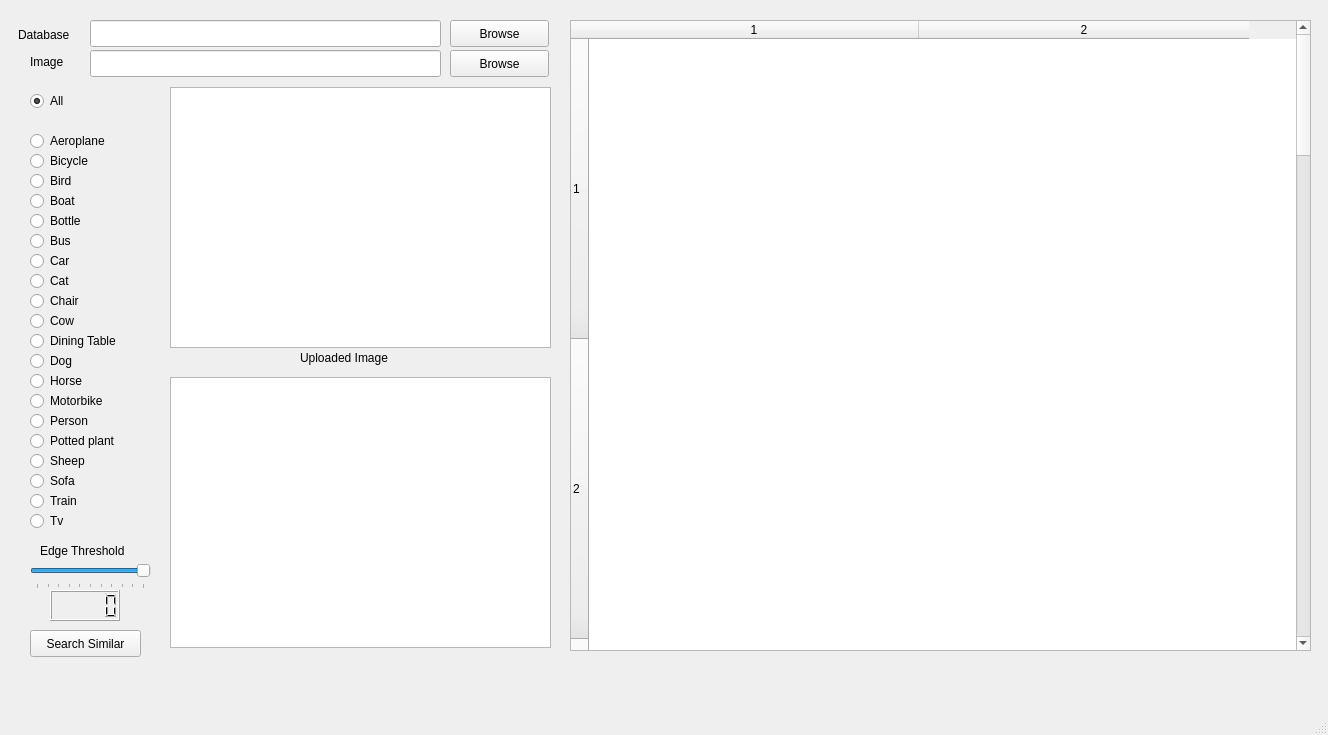
<?xml version="1.0" encoding="UTF-8"?>
<ui version="4.0">
 <class>MainWindow</class>
 <widget class="QMainWindow" name="MainWindow">
  <property name="geometry">
   <rect>
    <x>0</x>
    <y>0</y>
    <width>1328</width>
    <height>735</height>
   </rect>
  </property>
  <property name="windowTitle">
   <string>MainWindow</string>
  </property>
  <widget class="QWidget" name="centralwidget">
   <widget class="QLabel" name="label">
    <property name="geometry">
     <rect>
      <x>300</x>
      <y>350</y>
      <width>121</width>
      <height>16</height>
     </rect>
    </property>
    <property name="text">
     <string>Uploaded Image</string>
    </property>
   </widget>
   <widget class="QRadioButton" name="radioButton_4">
    <property name="geometry">
     <rect>
      <x>30</x>
      <y>330</y>
      <width>117</width>
      <height>22</height>
     </rect>
    </property>
    <property name="text">
     <string>Dining Table</string>
    </property>
    <property name="autoExclusive">
     <bool>false</bool>
    </property>
   </widget>
   <widget class="QRadioButton" name="radioButton_9">
    <property name="geometry">
     <rect>
      <x>30</x>
      <y>430</y>
      <width>117</width>
      <height>22</height>
     </rect>
    </property>
    <property name="text">
     <string>Potted plant</string>
    </property>
    <property name="autoExclusive">
     <bool>false</bool>
    </property>
   </widget>
   <widget class="QRadioButton" name="radioButton_13">
    <property name="geometry">
     <rect>
      <x>30</x>
      <y>150</y>
      <width>117</width>
      <height>22</height>
     </rect>
    </property>
    <property name="text">
     <string>Bicycle</string>
    </property>
    <property name="autoExclusive">
     <bool>false</bool>
    </property>
   </widget>
   <widget class="QRadioButton" name="radioButton_18">
    <property name="geometry">
     <rect>
      <x>30</x>
      <y>250</y>
      <width>117</width>
      <height>22</height>
     </rect>
    </property>
    <property name="text">
     <string>Car</string>
    </property>
    <property name="autoExclusive">
     <bool>false</bool>
    </property>
   </widget>
   <widget class="QRadioButton" name="radioButton_12">
    <property name="geometry">
     <rect>
      <x>30</x>
      <y>490</y>
      <width>117</width>
      <height>22</height>
     </rect>
    </property>
    <property name="text">
     <string>Train</string>
    </property>
    <property name="autoExclusive">
     <bool>false</bool>
    </property>
   </widget>
   <widget class="QRadioButton" name="radioButton_15">
    <property name="geometry">
     <rect>
      <x>30</x>
      <y>190</y>
      <width>117</width>
      <height>22</height>
     </rect>
    </property>
    <property name="text">
     <string>Boat</string>
    </property>
    <property name="autoExclusive">
     <bool>false</bool>
    </property>
   </widget>
   <widget class="QLineEdit" name="lineEdit">
    <property name="geometry">
     <rect>
      <x>90</x>
      <y>50</y>
      <width>351</width>
      <height>27</height>
     </rect>
    </property>
   </widget>
   <widget class="QRadioButton" name="radioButton_2">
    <property name="geometry">
     <rect>
      <x>30</x>
      <y>130</y>
      <width>117</width>
      <height>22</height>
     </rect>
    </property>
    <property name="text">
     <string>Aeroplane</string>
    </property>
    <property name="autoExclusive">
     <bool>false</bool>
    </property>
   </widget>
   <widget class="QRadioButton" name="radioButton_21">
    <property name="geometry">
     <rect>
      <x>30</x>
      <y>510</y>
      <width>117</width>
      <height>22</height>
     </rect>
    </property>
    <property name="text">
     <string>Tv</string>
    </property>
    <property name="autoExclusive">
     <bool>false</bool>
    </property>
   </widget>
   <widget class="QGraphicsView" name="graphicsView">
    <property name="geometry">
     <rect>
      <x>170</x>
      <y>87</y>
      <width>381</width>
      <height>261</height>
     </rect>
    </property>
   </widget>
   <widget class="QRadioButton" name="radioButton_11">
    <property name="enabled">
     <bool>true</bool>
    </property>
    <property name="geometry">
     <rect>
      <x>30</x>
      <y>470</y>
      <width>117</width>
      <height>22</height>
     </rect>
    </property>
    <property name="text">
     <string>Sofa</string>
    </property>
    <property name="autoExclusive">
     <bool>false</bool>
    </property>
   </widget>
   <widget class="QRadioButton" name="radioButton_20">
    <property name="geometry">
     <rect>
      <x>30</x>
      <y>270</y>
      <width>117</width>
      <height>22</height>
     </rect>
    </property>
    <property name="text">
     <string>Cat</string>
    </property>
    <property name="autoExclusive">
     <bool>false</bool>
    </property>
   </widget>
   <widget class="QPushButton" name="pushButton_2">
    <property name="geometry">
     <rect>
      <x>30</x>
      <y>630</y>
      <width>111</width>
      <height>27</height>
     </rect>
    </property>
    <property name="text">
     <string>Search Similar</string>
    </property>
   </widget>
   <widget class="QGraphicsView" name="graphicsView_3">
    <property name="geometry">
     <rect>
      <x>170</x>
      <y>377</y>
      <width>381</width>
      <height>271</height>
     </rect>
    </property>
   </widget>
   <widget class="QRadioButton" name="radioButton_19">
    <property name="geometry">
     <rect>
      <x>30</x>
      <y>290</y>
      <width>117</width>
      <height>22</height>
     </rect>
    </property>
    <property name="text">
     <string>Chair</string>
    </property>
    <property name="autoExclusive">
     <bool>false</bool>
    </property>
   </widget>
   <widget class="QPushButton" name="pushButton">
    <property name="geometry">
     <rect>
      <x>450</x>
      <y>50</y>
      <width>99</width>
      <height>27</height>
     </rect>
    </property>
    <property name="text">
     <string>Browse</string>
    </property>
   </widget>
   <widget class="QSlider" name="horizontalSlider">
    <property name="geometry">
     <rect>
      <x>30</x>
      <y>560</y>
      <width>121</width>
      <height>29</height>
     </rect>
    </property>
    <property name="maximum">
     <number>100</number>
    </property>
    <property name="singleStep">
     <number>0</number>
    </property>
    <property name="pageStep">
     <number>10</number>
    </property>
    <property name="value">
     <number>100</number>
    </property>
    <property name="sliderPosition">
     <number>100</number>
    </property>
    <property name="orientation">
     <enum>Qt::Horizontal</enum>
    </property>
    <property name="invertedAppearance">
     <bool>false</bool>
    </property>
    <property name="tickPosition">
     <enum>QSlider::TicksBelow</enum>
    </property>
   </widget>
   <widget class="QRadioButton" name="radioButton_6">
    <property name="geometry">
     <rect>
      <x>30</x>
      <y>370</y>
      <width>117</width>
      <height>22</height>
     </rect>
    </property>
    <property name="text">
     <string>Horse</string>
    </property>
    <property name="autoExclusive">
     <bool>false</bool>
    </property>
   </widget>
   <widget class="QLCDNumber" name="lcdNumber">
    <property name="geometry">
     <rect>
      <x>50</x>
      <y>590</y>
      <width>70</width>
      <height>31</height>
     </rect>
    </property>
   </widget>
   <widget class="QRadioButton" name="radioButton_10">
    <property name="geometry">
     <rect>
      <x>30</x>
      <y>450</y>
      <width>117</width>
      <height>22</height>
     </rect>
    </property>
    <property name="text">
     <string>Sheep</string>
    </property>
    <property name="autoExclusive">
     <bool>false</bool>
    </property>
   </widget>
   <widget class="QLabel" name="label_5">
    <property name="geometry">
     <rect>
      <x>40</x>
      <y>540</y>
      <width>121</width>
      <height>21</height>
     </rect>
    </property>
    <property name="text">
     <string>Edge Threshold</string>
    </property>
   </widget>
   <widget class="QLabel" name="label_4">
    <property name="geometry">
     <rect>
      <x>30</x>
      <y>46</y>
      <width>51</width>
      <height>31</height>
     </rect>
    </property>
    <property name="text">
     <string>Image</string>
    </property>
   </widget>
   <widget class="QRadioButton" name="radioButton_5">
    <property name="geometry">
     <rect>
      <x>30</x>
      <y>350</y>
      <width>117</width>
      <height>22</height>
     </rect>
    </property>
    <property name="text">
     <string>Dog</string>
    </property>
    <property name="autoExclusive">
     <bool>false</bool>
    </property>
   </widget>
   <widget class="QRadioButton" name="radioButton_7">
    <property name="geometry">
     <rect>
      <x>30</x>
      <y>390</y>
      <width>117</width>
      <height>22</height>
     </rect>
    </property>
    <property name="text">
     <string>Motorbike</string>
    </property>
    <property name="autoExclusive">
     <bool>false</bool>
    </property>
   </widget>
   <widget class="QRadioButton" name="radioButton_14">
    <property name="geometry">
     <rect>
      <x>30</x>
      <y>170</y>
      <width>117</width>
      <height>22</height>
     </rect>
    </property>
    <property name="text">
     <string>Bird</string>
    </property>
    <property name="autoExclusive">
     <bool>false</bool>
    </property>
   </widget>
   <widget class="QRadioButton" name="radioButton_8">
    <property name="geometry">
     <rect>
      <x>30</x>
      <y>410</y>
      <width>117</width>
      <height>22</height>
     </rect>
    </property>
    <property name="text">
     <string>Person</string>
    </property>
    <property name="autoExclusive">
     <bool>false</bool>
    </property>
   </widget>
   <widget class="QRadioButton" name="radioButton_17">
    <property name="geometry">
     <rect>
      <x>30</x>
      <y>230</y>
      <width>117</width>
      <height>22</height>
     </rect>
    </property>
    <property name="text">
     <string>Bus</string>
    </property>
    <property name="autoExclusive">
     <bool>false</bool>
    </property>
   </widget>
   <widget class="QRadioButton" name="radioButton_16">
    <property name="geometry">
     <rect>
      <x>30</x>
      <y>210</y>
      <width>117</width>
      <height>22</height>
     </rect>
    </property>
    <property name="text">
     <string>Bottle</string>
    </property>
    <property name="autoExclusive">
     <bool>false</bool>
    </property>
   </widget>
   <widget class="QRadioButton" name="radioButton_3">
    <property name="geometry">
     <rect>
      <x>30</x>
      <y>310</y>
      <width>117</width>
      <height>22</height>
     </rect>
    </property>
    <property name="text">
     <string>Cow</string>
    </property>
    <property name="autoExclusive">
     <bool>false</bool>
    </property>
   </widget>
   <widget class="QRadioButton" name="radioButton">
    <property name="geometry">
     <rect>
      <x>30</x>
      <y>90</y>
      <width>117</width>
      <height>22</height>
     </rect>
    </property>
    <property name="text">
     <string>All</string>
    </property>
    <property name="checked">
     <bool>true</bool>
    </property>
   </widget>
   <widget class="QTableWidget" name="tableWidget">
    <property name="geometry">
     <rect>
      <x>570</x>
      <y>20</y>
      <width>741</width>
      <height>631</height>
     </rect>
    </property>
    <property name="sizePolicy">
     <sizepolicy hsizetype="Expanding" vsizetype="Expanding">
      <horstretch>0</horstretch>
      <verstretch>0</verstretch>
     </sizepolicy>
    </property>
    <property name="minimumSize">
     <size>
      <width>0</width>
      <height>0</height>
     </size>
    </property>
    <property name="baseSize">
     <size>
      <width>0</width>
      <height>0</height>
     </size>
    </property>
    <property name="iconSize">
     <size>
      <width>10</width>
      <height>10</height>
     </size>
    </property>
    <property name="showGrid">
     <bool>true</bool>
    </property>
    <property name="gridStyle">
     <enum>Qt::NoPen</enum>
    </property>
    <property name="sortingEnabled">
     <bool>false</bool>
    </property>
    <property name="rowCount">
     <number>10</number>
    </property>
    <property name="columnCount">
     <number>2</number>
    </property>
    <attribute name="horizontalHeaderVisible">
     <bool>true</bool>
    </attribute>
    <attribute name="horizontalHeaderDefaultSectionSize">
     <number>330</number>
    </attribute>
    <attribute name="horizontalHeaderHighlightSections">
     <bool>true</bool>
    </attribute>
    <attribute name="verticalHeaderVisible">
     <bool>true</bool>
    </attribute>
    <attribute name="verticalHeaderDefaultSectionSize">
     <number>300</number>
    </attribute>
    <row/>
    <row/>
    <row/>
    <row/>
    <row/>
    <row/>
    <row/>
    <row/>
    <row/>
    <row/>
    <column/>
    <column/>
   </widget>
   <widget class="QLabel" name="label_6">
    <property name="geometry">
     <rect>
      <x>18</x>
      <y>25</y>
      <width>71</width>
      <height>20</height>
     </rect>
    </property>
    <property name="text">
     <string>Database</string>
    </property>
   </widget>
   <widget class="QPushButton" name="pushButton_3">
    <property name="geometry">
     <rect>
      <x>450</x>
      <y>20</y>
      <width>99</width>
      <height>27</height>
     </rect>
    </property>
    <property name="text">
     <string>Browse</string>
    </property>
   </widget>
   <widget class="QLineEdit" name="lineEdit_2">
    <property name="geometry">
     <rect>
      <x>90</x>
      <y>20</y>
      <width>351</width>
      <height>27</height>
     </rect>
    </property>
   </widget>
  </widget>
  <widget class="QMenuBar" name="menubar">
   <property name="geometry">
    <rect>
     <x>0</x>
     <y>0</y>
     <width>1328</width>
     <height>25</height>
    </rect>
   </property>
  </widget>
  <widget class="QStatusBar" name="statusbar"/>
 </widget>
 <resources/>
 <connections/>
</ui>
